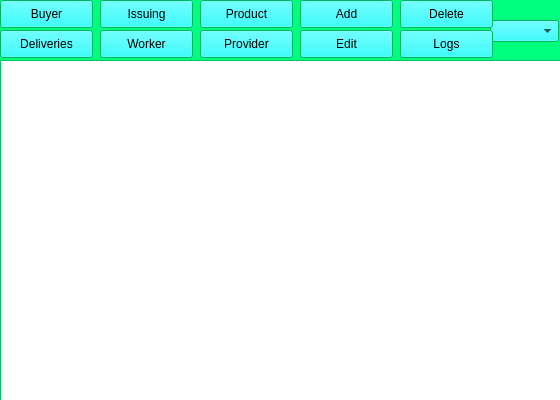
<?xml version="1.0" encoding="UTF-8"?>
<ui version="4.0">
 <class>Sklad</class>
 <widget class="QWidget" name="Sklad">
  <property name="geometry">
   <rect>
    <x>0</x>
    <y>0</y>
    <width>560</width>
    <height>400</height>
   </rect>
  </property>
  <property name="minimumSize">
   <size>
    <width>560</width>
    <height>400</height>
   </size>
  </property>
  <property name="maximumSize">
   <size>
    <width>560</width>
    <height>400</height>
   </size>
  </property>
  <property name="palette">
   <palette>
    <active>
     <colorrole role="Button">
      <brush brushstyle="SolidPattern">
       <color alpha="255">
        <red>0</red>
        <green>255</green>
        <blue>255</blue>
       </color>
      </brush>
     </colorrole>
     <colorrole role="Base">
      <brush brushstyle="SolidPattern">
       <color alpha="255">
        <red>255</red>
        <green>255</green>
        <blue>255</blue>
       </color>
      </brush>
     </colorrole>
     <colorrole role="Window">
      <brush brushstyle="SolidPattern">
       <color alpha="255">
        <red>0</red>
        <green>255</green>
        <blue>127</blue>
       </color>
      </brush>
     </colorrole>
    </active>
    <inactive>
     <colorrole role="Button">
      <brush brushstyle="SolidPattern">
       <color alpha="255">
        <red>0</red>
        <green>255</green>
        <blue>255</blue>
       </color>
      </brush>
     </colorrole>
     <colorrole role="Base">
      <brush brushstyle="SolidPattern">
       <color alpha="255">
        <red>255</red>
        <green>255</green>
        <blue>255</blue>
       </color>
      </brush>
     </colorrole>
     <colorrole role="Window">
      <brush brushstyle="SolidPattern">
       <color alpha="255">
        <red>0</red>
        <green>255</green>
        <blue>127</blue>
       </color>
      </brush>
     </colorrole>
    </inactive>
    <disabled>
     <colorrole role="Button">
      <brush brushstyle="SolidPattern">
       <color alpha="255">
        <red>0</red>
        <green>255</green>
        <blue>255</blue>
       </color>
      </brush>
     </colorrole>
     <colorrole role="Base">
      <brush brushstyle="SolidPattern">
       <color alpha="255">
        <red>0</red>
        <green>255</green>
        <blue>127</blue>
       </color>
      </brush>
     </colorrole>
     <colorrole role="Window">
      <brush brushstyle="SolidPattern">
       <color alpha="255">
        <red>0</red>
        <green>255</green>
        <blue>127</blue>
       </color>
      </brush>
     </colorrole>
    </disabled>
   </palette>
  </property>
  <property name="windowTitle">
   <string>Form</string>
  </property>
  <widget class="QTableView" name="tableView">
   <property name="geometry">
    <rect>
     <x>0</x>
     <y>60</y>
     <width>561</width>
     <height>341</height>
    </rect>
   </property>
   <property name="palette">
    <palette>
     <active>
      <colorrole role="Button">
       <brush brushstyle="SolidPattern">
        <color alpha="255">
         <red>0</red>
         <green>255</green>
         <blue>255</blue>
        </color>
       </brush>
      </colorrole>
      <colorrole role="Base">
       <brush brushstyle="SolidPattern">
        <color alpha="255">
         <red>255</red>
         <green>255</green>
         <blue>255</blue>
        </color>
       </brush>
      </colorrole>
      <colorrole role="Window">
       <brush brushstyle="SolidPattern">
        <color alpha="255">
         <red>0</red>
         <green>255</green>
         <blue>127</blue>
        </color>
       </brush>
      </colorrole>
     </active>
     <inactive>
      <colorrole role="Button">
       <brush brushstyle="SolidPattern">
        <color alpha="255">
         <red>0</red>
         <green>255</green>
         <blue>255</blue>
        </color>
       </brush>
      </colorrole>
      <colorrole role="Base">
       <brush brushstyle="SolidPattern">
        <color alpha="255">
         <red>255</red>
         <green>255</green>
         <blue>255</blue>
        </color>
       </brush>
      </colorrole>
      <colorrole role="Window">
       <brush brushstyle="SolidPattern">
        <color alpha="255">
         <red>0</red>
         <green>255</green>
         <blue>127</blue>
        </color>
       </brush>
      </colorrole>
     </inactive>
     <disabled>
      <colorrole role="Button">
       <brush brushstyle="SolidPattern">
        <color alpha="255">
         <red>0</red>
         <green>255</green>
         <blue>255</blue>
        </color>
       </brush>
      </colorrole>
      <colorrole role="Base">
       <brush brushstyle="SolidPattern">
        <color alpha="255">
         <red>0</red>
         <green>255</green>
         <blue>127</blue>
        </color>
       </brush>
      </colorrole>
      <colorrole role="Window">
       <brush brushstyle="SolidPattern">
        <color alpha="255">
         <red>0</red>
         <green>255</green>
         <blue>127</blue>
        </color>
       </brush>
      </colorrole>
     </disabled>
    </palette>
   </property>
  </widget>
  <widget class="QComboBox" name="comboBox">
   <property name="geometry">
    <rect>
     <x>490</x>
     <y>20</y>
     <width>69</width>
     <height>22</height>
    </rect>
   </property>
  </widget>
  <widget class="QPushButton" name="showBuyer">
   <property name="geometry">
    <rect>
     <x>0</x>
     <y>0</y>
     <width>93</width>
     <height>28</height>
    </rect>
   </property>
   <property name="text">
    <string>Buyer</string>
   </property>
  </widget>
  <widget class="QPushButton" name="showDeliveries">
   <property name="geometry">
    <rect>
     <x>0</x>
     <y>30</y>
     <width>93</width>
     <height>28</height>
    </rect>
   </property>
   <property name="text">
    <string>Deliveries</string>
   </property>
  </widget>
  <widget class="QPushButton" name="showIssuing">
   <property name="geometry">
    <rect>
     <x>100</x>
     <y>0</y>
     <width>93</width>
     <height>28</height>
    </rect>
   </property>
   <property name="text">
    <string>Issuing</string>
   </property>
  </widget>
  <widget class="QPushButton" name="showWorker">
   <property name="geometry">
    <rect>
     <x>100</x>
     <y>30</y>
     <width>93</width>
     <height>28</height>
    </rect>
   </property>
   <property name="text">
    <string>Worker</string>
   </property>
  </widget>
  <widget class="QPushButton" name="showProduct">
   <property name="geometry">
    <rect>
     <x>200</x>
     <y>0</y>
     <width>93</width>
     <height>28</height>
    </rect>
   </property>
   <property name="text">
    <string>Product</string>
   </property>
  </widget>
  <widget class="QPushButton" name="showProvider">
   <property name="geometry">
    <rect>
     <x>200</x>
     <y>30</y>
     <width>93</width>
     <height>28</height>
    </rect>
   </property>
   <property name="text">
    <string>Provider</string>
   </property>
  </widget>
  <widget class="QPushButton" name="addButton">
   <property name="geometry">
    <rect>
     <x>300</x>
     <y>0</y>
     <width>93</width>
     <height>28</height>
    </rect>
   </property>
   <property name="text">
    <string>Add</string>
   </property>
  </widget>
  <widget class="QPushButton" name="editButton">
   <property name="geometry">
    <rect>
     <x>300</x>
     <y>30</y>
     <width>93</width>
     <height>28</height>
    </rect>
   </property>
   <property name="text">
    <string>Edit</string>
   </property>
  </widget>
  <widget class="QPushButton" name="deleteButton">
   <property name="geometry">
    <rect>
     <x>400</x>
     <y>0</y>
     <width>93</width>
     <height>28</height>
    </rect>
   </property>
   <property name="text">
    <string>Delete</string>
   </property>
  </widget>
  <widget class="QPushButton" name="showLogs">
   <property name="geometry">
    <rect>
     <x>400</x>
     <y>30</y>
     <width>93</width>
     <height>28</height>
    </rect>
   </property>
   <property name="text">
    <string>Logs</string>
   </property>
  </widget>
 </widget>
 <resources/>
 <connections/>
</ui>
